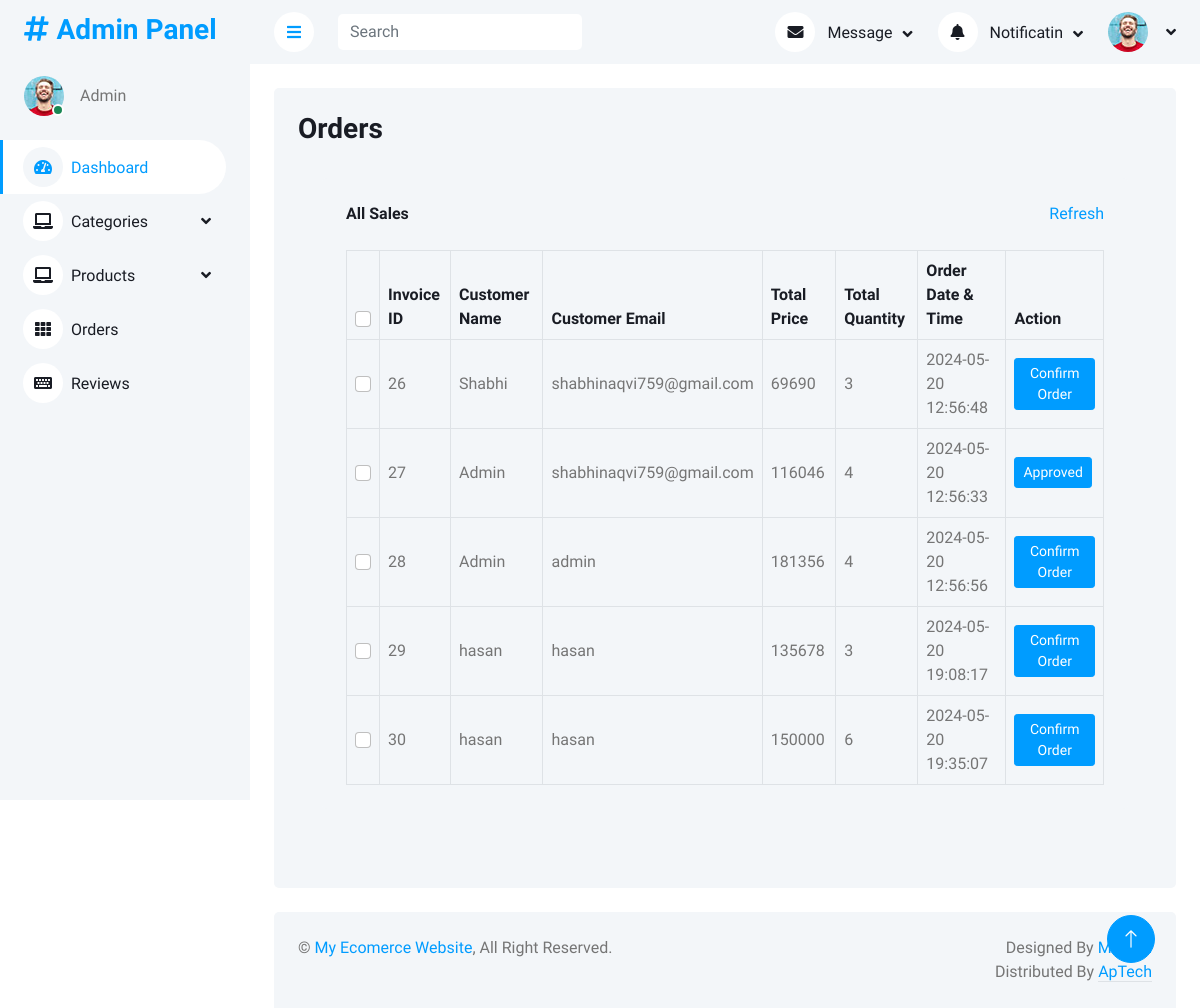
/AdminPanel/orders.php, run on an earlier commit of the app's database.
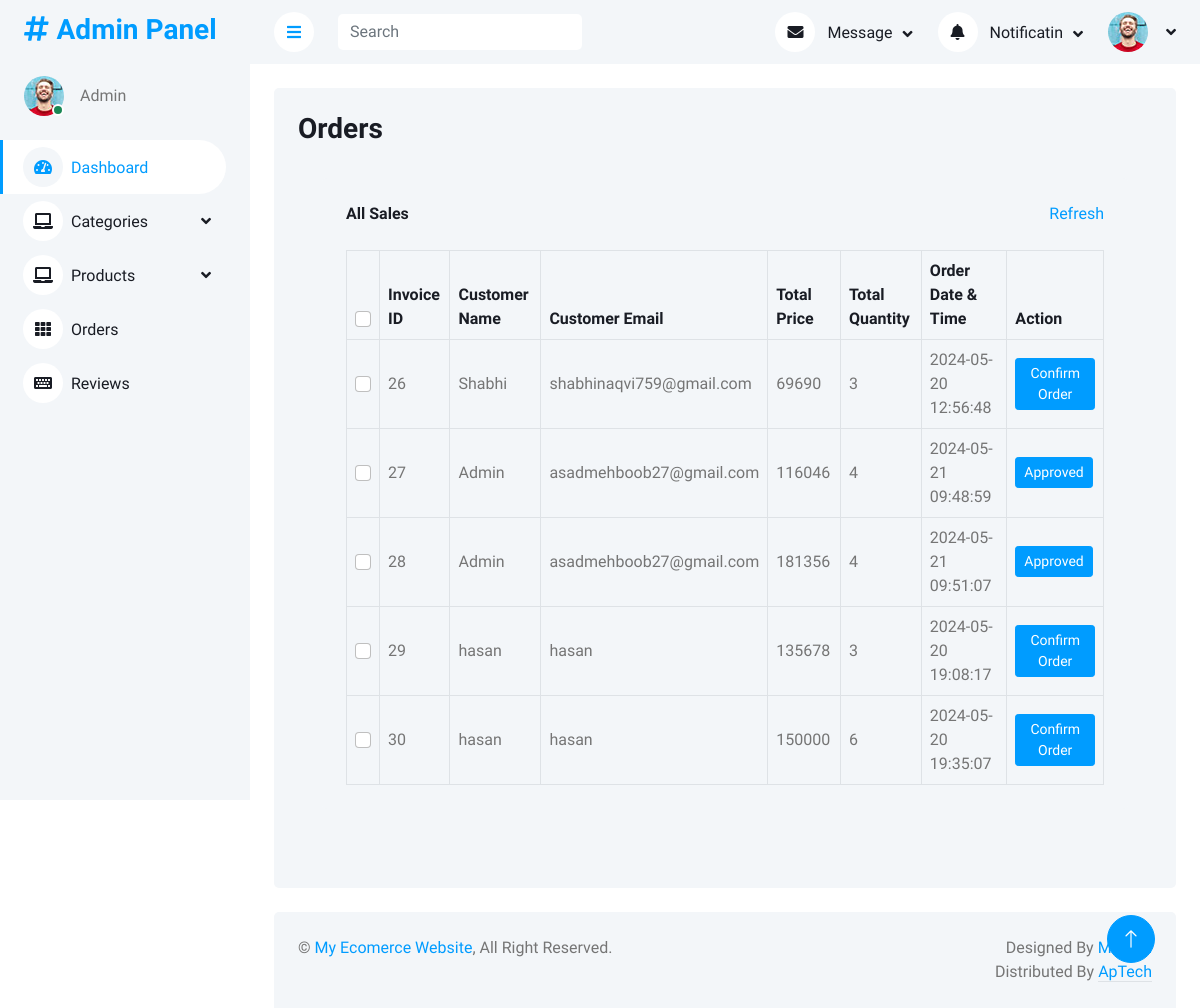
And on a later commit of the database.
### tables this page shows
CREATE TABLE `invoices` (
  `id` int(11) NOT NULL,
  `u_id` int(11) NOT NULL,
  `u_name` varchar(300) NOT NULL,
  `u_email` varchar(300) NOT NULL,
  `total_price` int(11) NOT NULL,
  `total_qty` int(11) NOT NULL,
  `status` varchar(200) NOT NULL DEFAULT 'Pending',
  `dateTime` timestamp NOT NULL DEFAULT current_timestamp() ON UPDATE current_timestamp()
);

### AdminPanel/orders.php (the view, shortened to what this page needs)
<?php
include "query.php";
include "header.php";
?>
<div class="container-fluid pt-4 px-4">
                <div class="row vh-100 bg-light rounded  mx-0">
                    <div class="col-md-12 p-4">
                        <h3>Orders</h3>
                        <div class="container-fluid pt-4 px-4">
                <div class="bg-light text-center rounded p-4">
                    <div class="d-flex align-items-center justify-content-between mb-4">
                        <h6 class="mb-0">All Sales</h6>
                        <a href="">Refresh</a>
                    </div>
                    <div class="table-responsive">
                        <table class="table text-start align-middle table-bordered table-hover mb-0">
                            <thead>
                                <tr class="text-dark">
                                    <th scope="col"><input class="form-check-input" type="checkbox"></th>
                                    <th scope="col">Invoice ID</th>
                                    <th scope="col">Customer Name</th>
                                    <th scope="col">Customer Email</th>
                                    <th scope="col">Total Price</th>
                                    <th scope="col">Total Quantity</th>
                                    <th scope="col">Order Date & Time</th>
                                    <th scope="col">Action</th>
                                </tr>
                            </thead>
                            <tbody>
                                <?php
                                $query = $pdo->query("select * from invoices");
                                $Allinvoices = $query->fetchAll(PDO::FETCH_ASSOC);
                                foreach ($Allinvoices as $invoice) {
                                ?>
                                <tr>
                                    <td><input class="form-check-input" type="checkbox"></td>
                                    <td><?php echo $invoice['id'] ?></td>
                                    <td><?php echo $invoice['u_name'] ?></td>
                                    <td><?php echo $invoice['u_email'] ?></td>
                                    <td><?php echo $invoice['total_price'] ?></td>
                                    <td><?php echo $invoice['total_qty'] ?></td>
                                    <td><?php echo $invoice['dateTime'] ?></td>
                                    <?php
                                        if($invoice['status'] == "Pending"){
                                        ?>
                                        <td>
                                            <form action="email.php" method="post">
                                            <button class="btn btn-sm btn-primary" name="sendEmail" >Confirm Order</button>
                                            </form>
                                        </td>
                                        <?php
                                        }
                                        else{
                                        ?>
                                        <td>
                                            <form action="email.php" method="post">
                                            <button class="btn btn-sm btn-primary" name="" >Approved</button>
                                            </form>
                                        </td>
                                    <?php
                                        }
                                    ?>
                                </tr>
                                    <?php
                                    }
                                    ?>
                            </tbody>
                        </table>
                    </div>
                </div>
            </div>
                    </div>
                </div>
 </div>
<?php
include "footer.php";
?>

What changed in the data, as far as the page shows it:
changed invoices id 27: u_email "shabhinaqvi759@gmail.com" → "asadmehboob27@gmail.com"; dateTime "2024-05-20 12:56:33" → "2024-05-21 09:48:59"
changed invoices id 28: u_email "admin" → "asadmehboob27@gmail.com"; dateTime "2024-05-20 12:56:56" → "2024-05-21 09:51:07"; status "Confirm Order" → "Approved"
